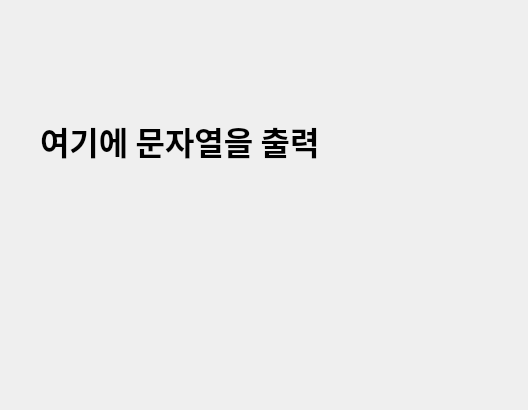
<?xml version="1.0" encoding="UTF-8"?>
<ui version="4.0">
 <class>Dialog</class>
 <widget class="QDialog" name="Dialog">
  <property name="geometry">
   <rect>
    <x>0</x>
    <y>0</y>
    <width>528</width>
    <height>410</height>
   </rect>
  </property>
  <property name="windowTitle">
   <string>Dialog</string>
  </property>
  <widget class="QLabel" name="label">
   <property name="geometry">
    <rect>
     <x>40</x>
     <y>90</y>
     <width>331</width>
     <height>101</height>
    </rect>
   </property>
   <property name="font">
    <font>
     <family>맑은 고딕</family>
     <pointsize>24</pointsize>
     <weight>75</weight>
     <bold>true</bold>
    </font>
   </property>
   <property name="text">
    <string>여기에 문자열을 출력</string>
   </property>
  </widget>
 </widget>
 <resources/>
 <connections/>
</ui>
